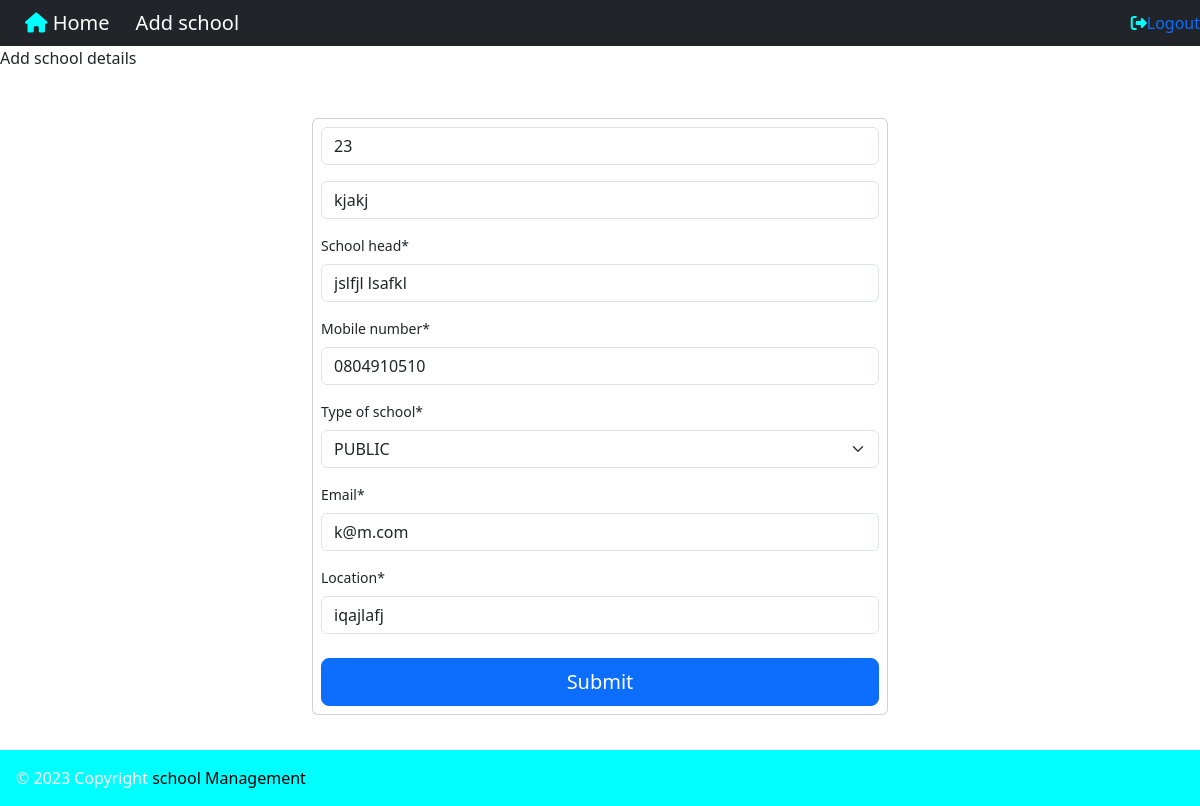
Page /update_school_record/1 (signed in) on the committed database.
### Nj_contacts/models.py (models this page shows, shortened)
class Contact(models.Model):
    school_code = models.IntegerField()
    school_name = models.CharField(max_length=200)
    school_head = models.CharField(max_length=200)
    mobile_number = models.CharField(max_length=10, unique=True, validators=[RegexValidator(
                                                                                           regex=r"^0\d{9}$",
                                                                                           message='Phone number should have 10 digits and start with 0 e.g. 0xxxxxxxxx',
                                                                                           code='invalid_phone_number'
                                                                                        )], )
    type_of_school = models.CharField(max_length=20, choices=SCHOOL_TYPE_CHOICES)
    email = models.EmailField()
    Location = models.CharField(max_length=500)
    created_at = models.DateTimeField(auto_now_add=True)

### Nj_contacts/views.py (the view)
# urls.py: path('update_school_record/<int:pk>', views.update_school_record, name='update_school_record'),
def update_school_record(request, pk):
    if request.user.is_authenticated:
        current_record = Contact.objects.get(id=pk)
        form = Contacts_Form(request.POST or None, instance=current_record)
        if form.is_valid():
            form.save()
            messages.success(request, "Record Updated")
            return redirect('display_Contacts')
        return render(request, 'pages/contacts_form.html', {'form': form})
    else:
        messages.success(request, "You must be logged in")
        return redirect('home')

### Nj_contacts/forms.py (shortened to what this page needs)
class Contacts_Form(forms.ModelForm):
    school_code = forms.CharField(widget=forms.NumberInput(attrs={
        'class': "",
        'type': "number",
        'placeholder': "Enter School Code",
    }), label='')
    school_name = forms.CharField(widget=forms.TextInput(attrs={
        'class': "",
        'type': "",
        'placeholder': "Enter School Name",
    }), label=''
    )
    class Meta:
        model = Contact
        fields = "__all__"

### Nj_contacts/templates/pages/contacts_form.html (shortened to what this page needs)
{% extends 'pages/base.html' %}
{% load crispy_forms_tags %}
{%  block navbar_content %}
<i style="color: cyan;" class="fas fa-home-alt"></i>&nbsp;Home &nbsp;&nbsp;
&nbsp;Add school
{%  endblock navbar_content %}
    {% block content %}
    Add school details
    <div class="container mt-3" style="width: 50%; font-size: 14px;">
      <form action="" method="POST" class="card p-2 mt-5" autocapitalize="characters">
        {{ form| crispy }}
        <button type="submit" class="btn btn-lg btn-primary mt-2">Submit</button>
      </form>
    </div>
    {% endblock content %}

### rows in the picture
Contact: school_code "23", school_name "kjakj", school_head "jslfjl lsafkl", mobile_number "0804910510", type_of_school "PUBLIC", email "k@m.com", Location "iqajlafj"
